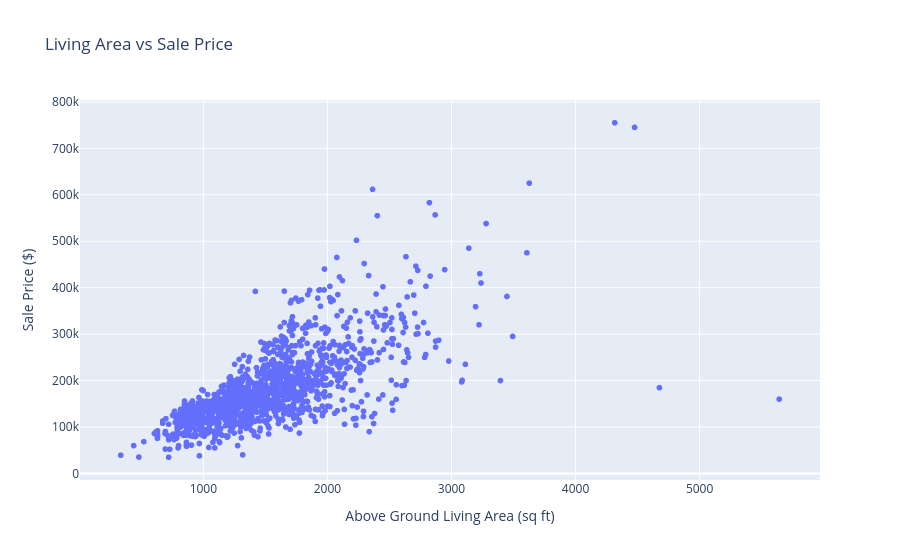

Notebook code cell kept with this figure:
### Code cell
fig = px.scatter(
    df, 
    x='GrLivArea', 
    y='SalePrice',
    title='Living Area vs Sale Price',
    labels={'GrLivArea': 'Above Ground Living Area (sq ft)', 'SalePrice': 'Sale Price ($)'}
)
fig.show()

### Figure 1 — Plotly figure (JSON) as saved in the notebook; plotly's stock layout.template omitted (floating-point values rounded to 4 significant figures; data arrays with more than 128 entries replaced by an {"elided": "..."} marker saying what was removed)
{"data": [{"hovertemplate": "Above Ground Living Area (sq ft)=%{x}<br>Sale Price ($)=%{y}<extra></extra>", "legendgroup": "", "marker": {"color": "#636efa", "symbol": "circle"}, "mode": "markers", "name": "", "showlegend": false, "type": "scattergl", "x": {"elided": "1460 int values"}, "xaxis": "x", "y": {"elided": "1460 int values"}, "yaxis": "y"}], "layout": {"legend": {"tracegroupgap": 0}, "title": {"text": "Living Area vs Sale Price"}, "xaxis": {"anchor": "y", "domain": [0, 1], "title": {"text": "Above Ground Living Area (sq ft)"}}, "yaxis": {"anchor": "x", "domain": [0, 1], "title": {"text": "Sale Price ($)"}}}}
